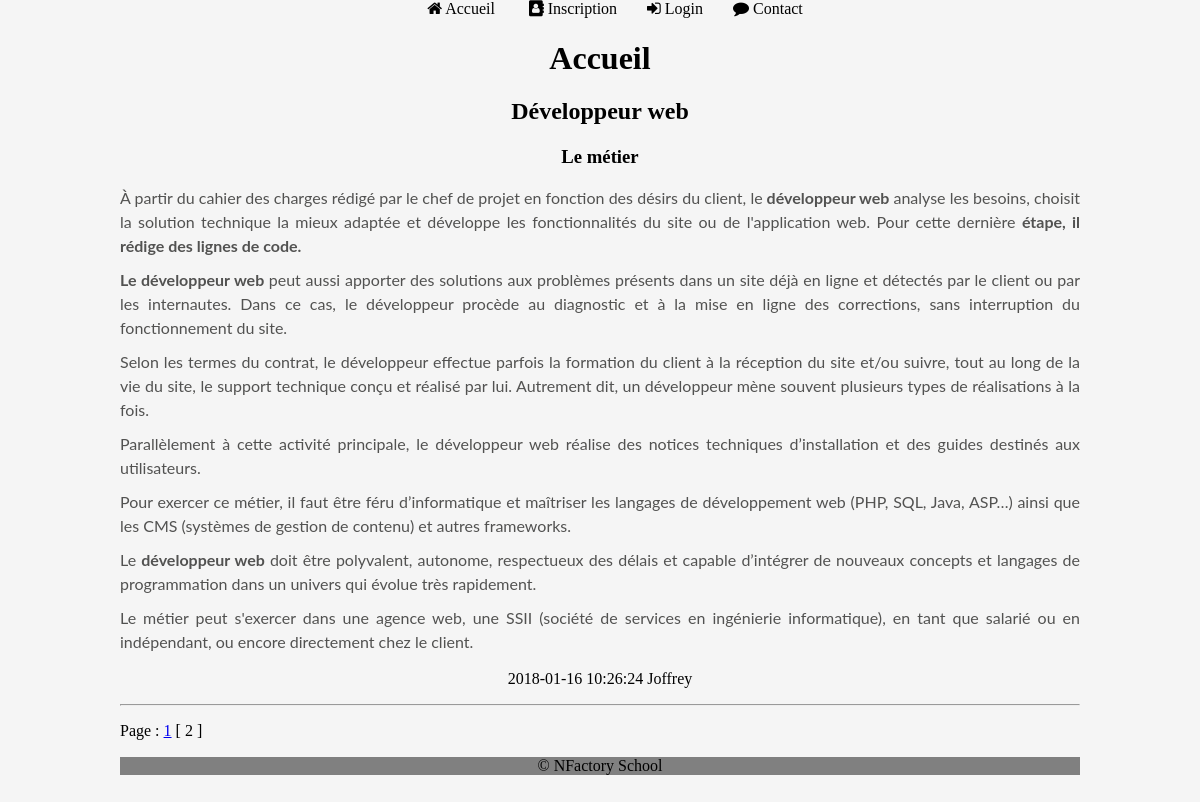
Page /index.php?page=accueil&debut=2 on the committed database.
### tables this page shows
CREATE TABLE `t_articles` (
  `ID_ARTICLE` int(11) NOT NULL,
  `ARTTITRE` varchar(45) NOT NULL,
  `ARTCHAPO` varchar(255) NOT NULL,
  `ARTCONTENU` text NOT NULL,
  `ARTAUTEUR` varchar(45) NOT NULL,
  `ARTDATE` datetime DEFAULT NULL
);

### include/accueil.inc.php (the view, shortened to what this page needs)
<main>
<?php
echo("<h1>Accueil</h1>");
$db=connectionPDO('localhost' , 'NFactoryBlog' , 'root' , '');
$articleParPage=3;
$retourTotal= $db -> query("SELECT COUNT(*) AS total FROM t_articles");
$donneesTotal = $retourTotal -> fetch(PDO::FETCH_ASSOC);
$total = $donneesTotal['total'];
$nombrePage = ceil($total/$articleParPage);
if(isset($_GET['debut'])){
    $pageActuelle = intval($_GET['debut']);
}
else {
    $pageActuelle=1;
}
$premiereEntree = ($pageActuelle-1)*$articleParPage;
$requete = "SELECT * FROM t_articles LEFT JOIN t_categories_has_t_articles
ON t_articles.ID_ARTICLE=t_categories_has_t_articles.T_ARTICLES_ID_ARTICLE LEFT JOIN t_categories ON t_categories_has_t_articles.T_CATEGORIEs_ID_CATEGORIE=t_categories.ID_CATEGORIE LIMIT $premiereEntree,$articleParPage";
$result = $db->query($requete);
 while ($donnees= $result -> fetch()){
     echo "<h2>";
     echo (html_entity_decode($donnees['ARTTITRE']));
     echo "</h2>";
     echo("<h3>");
     echo (html_entity_decode($donnees['ARTCHAPO']));
     echo("</h3>");
     echo("<p>");
     echo (html_entity_decode($donnees['ARTCONTENU']));
     echo("</p>");
     echo $donnees['ARTDATE'];
     echo ($donnees['ARTAUTEUR']);
     echo("<hr>");
 }
echo '<p align="center">Page : ';
for($i=1; $i<=$nombrePage; $i++)
{
    if($i==$pageActuelle)
    {
        echo ' [ '.$i.' ] ';
    }
    else
    {
        echo ' <a href="index.php?page=accueil&amp;debut='.$i.'">'.$i.'</a> ';
    }
}
echo '</p>';
?>
</main>

### assets/css/style.css (style rules this page uses)
body { background-color: whitesmoke; }
main { min-height: 500px; }
p { text-align: justify; }

### rows in the picture
t_articles: ARTTITRE "Développeur web", ARTCHAPO "Le métier", ARTCONTENU "À partir du cahier des charges rédigé par le chef de projet en fonction des désirs du client, le développeur web analyse les besoins, choisit la solution technique la mieux adaptée et développe les fonctionnalités du site ou de l'application web. Pour cette dernière étape, il rédige des lignes de code. Le développeur web peut aussi apporter des solutions aux problèmes présents dans un site déjà en ligne et détectés par le client ou par les internautes. Dans ce cas, le développeur procède au diagnostic et à la mise en ligne des corrections, sans interruption du fonctionnement du site. Selon les termes du contrat, le développeur effectue parfois la formation du client à la réception du site…", ARTDATE "2018-01-16 10:26:24", ARTAUTEUR "Joffrey"
